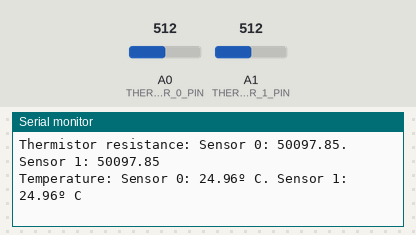
The sketch below on a simulated Arduino Uno, built with avr-gcc and run on an emulated ATmega328P. Shown: the last lines printed to the serial monitor. The inputs (shaded band) are chosen by the test bench; at power-on: A0 (THERMISTOR_0_PIN) = 512, A1 (THERMISTOR_1_PIN) = 512.

Above: at 1.2 s.
1.3 s: A0 (THERMISTOR_0_PIN) set to 1023
At 3.3 s:
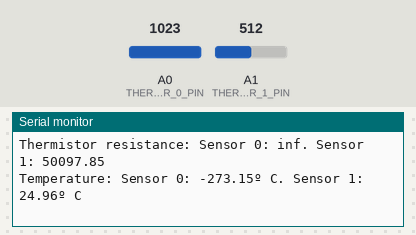
4.3 s: A1 (THERMISTOR_1_PIN) set to 1023
At 5.7 s:
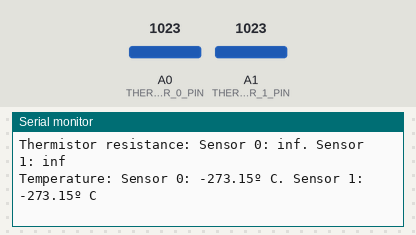
7.3 s: A0 (THERMISTOR_0_PIN) set to 900
At 8.9 s:
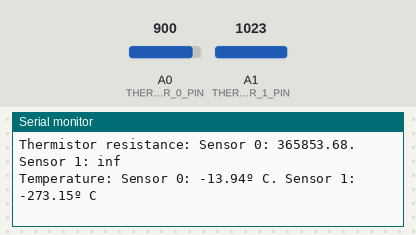
10.3 s: A1 (THERMISTOR_1_PIN) set to 900
At 11.1 s:
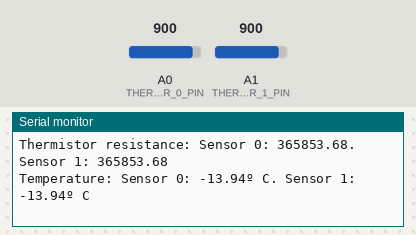
Timing chart, 0 to 12.8 s (numbered marks = the images above; inputs shaded):
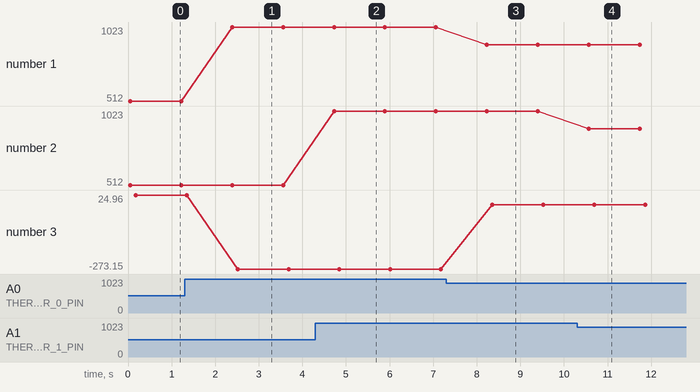

Measured:
- after the input at 1.3 s, the serial monitor: prints a new line after 1.1 s (image 1)
- after the input at 4.3 s, the serial monitor: prints a new line after 0.43 s (image 2)
- after the input at 7.3 s, the serial monitor: prints a new line after 0.92 s (image 3)
- after the input at 10.3 s, the serial monitor: prints a new line after 0.26 s (image 4)
- plotted number 1: 512 → 1023 after the input at 1.3 s, 1023 → 900 after the input at 7.3 s
- plotted number 3: 24.96 → -273.15 after the input at 1.3 s, -273.15 → -13.94 after the input at 7.3 s

The sketch:

temperature_monitor.ino
```cpp
#define THERMISTOR_0_PIN                       A0
#define THERMISTOR_1_PIN                       A1
#define THERMISTOR_NOMINAL_RESISTANCE          50000
#define THERMISTOR_NOMINAL_TEMPERATURE_CELSIUS 25
#define NUMBER_OF_SAMPLES                      5
#define THERMISTOR_BETA_COEFFICIENT            3950  // the beta coefficiency of the thermistor (usually 3000-4000)
#define RESISTOR_RESISTANCE                    50000

int samples[2][NUMBER_OF_SAMPLES];

void setup() {
  Serial.begin(9600);
}

void loop() {
  uint8_t i;
  float averageReading[2];
  float resistance[2];
  float temperature_c[2];

  for (i = 0; i < NUMBER_OF_SAMPLES; i++) {
    samples[0][i] = analogRead(THERMISTOR_0_PIN);
    samples[1][i] = analogRead(THERMISTOR_1_PIN);
    delay(10);
  }

  averageReading[0] = 0;
  averageReading[1] = 0;
  for (i = 0; i < NUMBER_OF_SAMPLES; i++) {
    averageReading[0] += samples[0][i];
    averageReading[1] += samples[1][i];
  }
  averageReading[0] /= NUMBER_OF_SAMPLES;
  averageReading[1] /= NUMBER_OF_SAMPLES;

  Serial.print("Average analog readings: Sensor 0: ");
  Serial.print(averageReading[0]);
  Serial.print(". Sensor 1: ");
  Serial.println(averageReading[1]);

  resistance[0] = RESISTOR_RESISTANCE / (1023 / averageReading[0] - 1);
  resistance[1] = RESISTOR_RESISTANCE / (1023 / averageReading[1] - 1);

  Serial.print("Thermistor resistance: Sensor 0: ");
  Serial.print(resistance[0]);
  Serial.print(". Sensor 1: ");
  Serial.println(resistance[1]);

  temperature_c[0] = steinhart(resistance[0]);
  temperature_c[1] = steinhart(resistance[1]);

  Serial.print("Temperature: Sensor 0: ");
  Serial.print(temperature_c[0]);
  Serial.print("º C. Sensor 1: ");
  Serial.print(temperature_c[1]);
  Serial.println("º C");

  delay(1000);
}

float steinhart(float averageResistance) {
  float result;
  result = averageResistance / THERMISTOR_NOMINAL_RESISTANCE;
  result = log(result);
  result /= THERMISTOR_BETA_COEFFICIENT;
  result += 1.0 / (THERMISTOR_NOMINAL_TEMPERATURE_CELSIUS + 273.15);
  result = 1.0 / result;
  result -= 273.15;

  return result;
}
```
